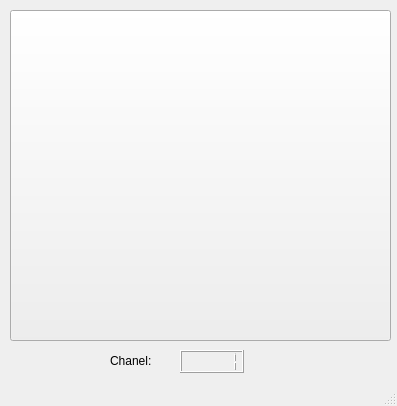
<?xml version="1.0" encoding="UTF-8"?>
<ui version="4.0">
 <class>TVDeviceClass</class>
 <widget class="QMainWindow" name="TVDeviceClass">
  <property name="geometry">
   <rect>
    <x>0</x>
    <y>0</y>
    <width>397</width>
    <height>406</height>
   </rect>
  </property>
  <property name="windowTitle">
   <string>TVDevice</string>
  </property>
  <widget class="QWidget" name="centralWidget">
   <widget class="QLCDNumber" name="lcdSelectedChanel">
    <property name="enabled">
     <bool>true</bool>
    </property>
    <property name="geometry">
     <rect>
      <x>180</x>
      <y>350</y>
      <width>64</width>
      <height>23</height>
     </rect>
    </property>
    <property name="value" stdset="0">
     <double>1.000000000000000</double>
    </property>
   </widget>
   <widget class="QLabel" name="lblSelectedChanel">
    <property name="geometry">
     <rect>
      <x>110</x>
      <y>340</y>
      <width>61</width>
      <height>41</height>
     </rect>
    </property>
    <property name="text">
     <string>Chanel:</string>
    </property>
   </widget>
   <widget class="QPushButton" name="btn_tv">
    <property name="geometry">
     <rect>
      <x>10</x>
      <y>10</y>
      <width>381</width>
      <height>331</height>
     </rect>
    </property>
    <property name="text">
     <string/>
    </property>
    <property name="icon">
     <iconset>
      <normaloff>../off.png</normaloff>../off.png</iconset>
    </property>
    <property name="iconSize">
     <size>
      <width>372</width>
      <height>338</height>
     </size>
    </property>
   </widget>
  </widget>
  <widget class="QStatusBar" name="statusBar"/>
 </widget>
 <layoutdefault spacing="6" margin="11"/>
 <resources/>
 <connections/>
</ui>
